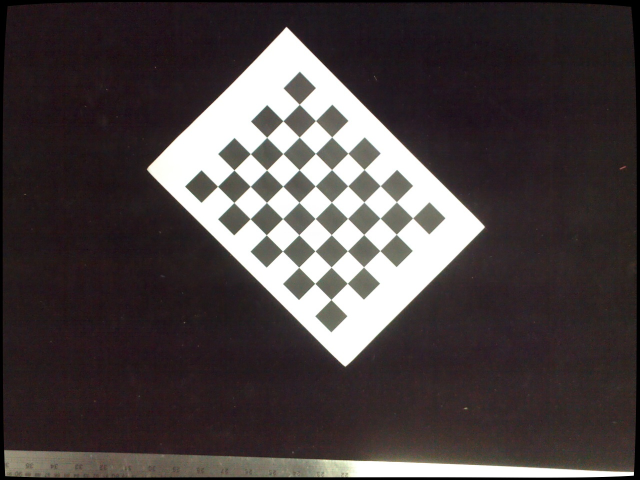
#> input picture checkers/3D/IMG_1_noflash.png, 1280 x 960 px, found by its file name (shown at 1/2 size)
$ python 3Dtransformation.py
#> lines starting #> are read from the running program, lines starting #| are printed output that depends on the picture; after the words box and inside, x2 and y2 are one past the last pixel; in counts of white or black regions, pixels touching at a corner belong together; long printed decimals are rounded
import cv2
import numpy as np


def get_trans(pixel_coords1, pixel_coords2, world_coords):
    # Set up the pixel and world coordinate systems
    # pixel_coords1 = np.array([[10, 20], [30, 40], [50, 60], [70, 80]], dtype=np.float32)
    # pixel_coords2 = np.array([[15, 25], [35, 45], [55, 65], [75, 85]], dtype=np.float32)
    # world_coords = np.array([[1, 2, 3], [4, 5, 6], [7, 8, 9], [10, 11, 12]], dtype=np.float32)

    # Estimate the essential matrix using cv2.findEssentialMat()
    E, _ = cv2.findEssentialMat(pixel_coords1, pixel_coords2, focal=1.0, pp=(0., 0.), method=cv2.RANSAC, prob=0.999,
                                threshold=1.0)

    # Recover the relative rotation and translation using cv2.recoverPose()
    _, R, t, _ = cv2.recoverPose(E, pixel_coords1, pixel_coords2, focal=1.0, pp=(0., 0.))

    # Set up the projection matrices for both cameras
    P1 = np.hstack((np.eye(3), np.zeros((3, 1))))  # projection matrix for camera 1
    P2 = np.hstack((R, t))  # projection matrix for camera 2

    print(f"P1: {P1}")
    print(f"P2: {P2}")

    # Compute the 3D world coordinates of the points using cv2.triangulatePoints()
    points_4d = cv2.triangulatePoints(P1, P2, pixel_coords1, pixel_coords2)
    # print(f"points_4d: {points_4d}")
    points_4d /= points_4d[3]  # normalize homogeneous coordinates
    world_coords_converted = points_4d[:3].T

    print(world_coords)  # should print the 3D world coordinates corresponding to the pixel coordinates in
    print(world_coords_converted)  # should print the 3D world coordinates corresponding to the pixel coordinates in

    _, trans, _ = cv2.estimateAffine3D(world_coords_converted, world_coords)

    return trans


def find_image_points(_file_name, draw_image_points=False):
    """
    Fin the image points on the picture of a checkerboard.
    :param _file_name: filename of the image
    :param draw_image_points: save the image with the corners drawn onto it
    :return: tuple with boolean if process was successful and image points if it was
    """
#> called with _file_name = 'checkers/3D/IMG_1_noflash.png', draw_image_points = True
    _imgp = None
    image = cv2.imread(_file_name)
#> image is the input picture: shape (960, 1280, 3); mean B, G, R 66.9, 66.3, 74.3
    gray = cv2.cvtColor(image, cv2.COLOR_BGR2GRAY)
    success, corners = cv2.findChessboardCorners(gray, (8, 6), None)
#> success = True; corners = 48 rows, first 8: [600.5, 208.5], [630.6, 241.6], [663, 275], [696, 307.5], [728.5, 339], [760.6, 371.5], [794.5, 403.5], [827.4, 438.1]
    if success:
        _imgp = cv2.cornerSubPix(gray,
                                 corners,
                                 (11, 11),
                                 (-1, -1),
                                 (cv2.TERM_CRITERIA_EPS + cv2.TERM_CRITERIA_MAX_ITER, 30, 0.001))

        if draw_image_points:
            cv2.drawChessboardCorners(image, (8, 6), _imgp, True)
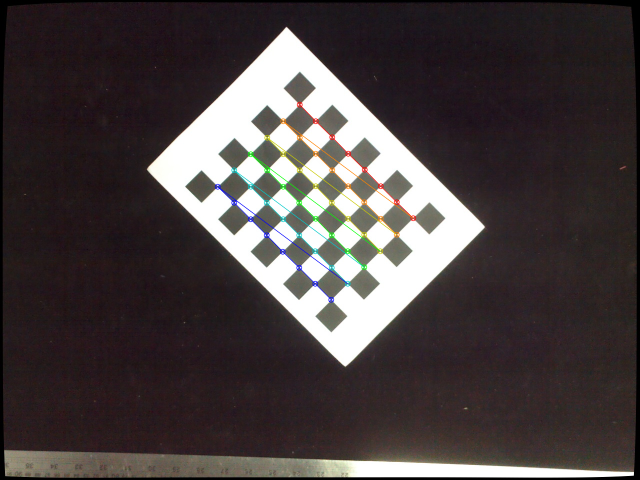
#> image: shape (960, 1280, 3) (shown at 1/2 size); 0.98% of pixels changed, all inside (x1, y1, x2, y2) = (429, 203, 833, 606)
            cv2.imwrite(f'{_file_name[:-4]}-corners.png', image)

    else:
        print('FAILED')

    return success, _imgp


def main():
    # Find corners for all distorted images
    file_name1 = "checkers/3D/IMG_1_noflash.png"
    file_name2 = "checkers/3D/IMG_2_noflash.png"
    # Find corners
    _, imgp1 = find_image_points(file_name1, draw_image_points=True)
#> imgp1 = 48 rows, first 8: [598.9, 209], [631.5, 241.7], [663.8, 274.4], [696.2, 306.8], [728.6, 339.4], [760.8, 371.8], [793.3, 404.1], [825.7, 436.3]
    _, imgp2 = find_image_points(file_name2, draw_image_points=True)
#> call 2 of find_image_points, with _file_name = 'checkers/3D/IMG_2_noflash.png', draw_image_points = True
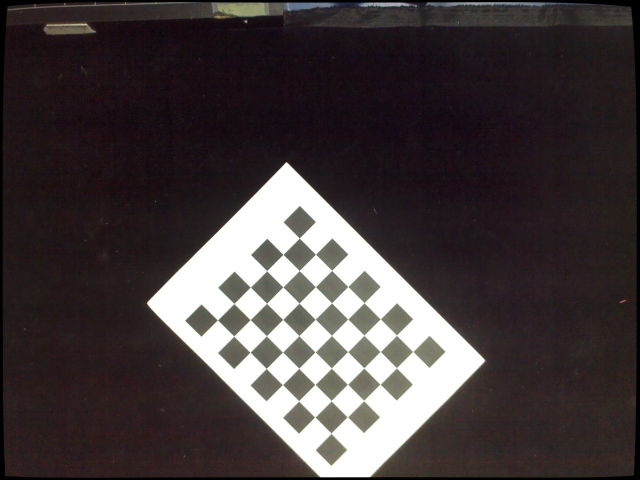
#> input picture checkers/3D/IMG_2_noflash.png, 1280 x 960 px, found by its file name (shown at 1/2 size)
#> in find_image_points, image is the input picture: shape (960, 1280, 3); mean B, G, R 60.8, 59.6, 67.6
#> in find_image_points (call 2), `success, corners = cv2.findChessboardCorners(gray, (8, 6), None)`: corners = 48 rows, first 8: [600.4, 477.4], [631.5, 509], [663.5, 540.7], [696, 573.5], [726.6, 605.9], [760, 638.5], [791.5, 671], [825.7, 703.1]
#> in find_image_points (call 2), `cv2.drawChessboardCorners(image, (8, 6), _imgp, True)`:
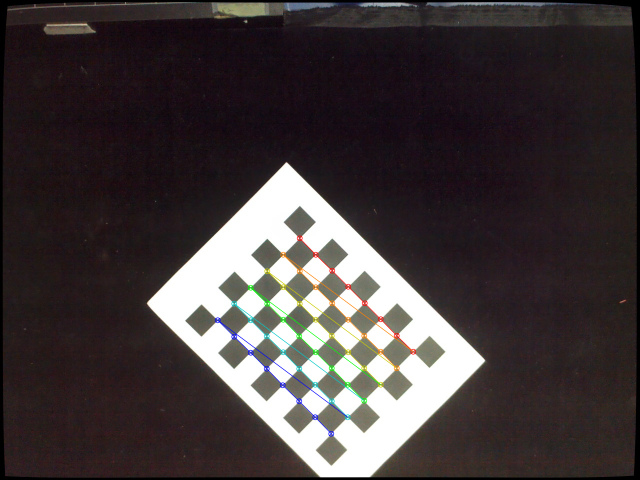
#> image: shape (960, 1280, 3) (shown at 1/2 size); 0.99% of pixels changed, all inside (x1, y1, x2, y2) = (429, 470, 833, 874)
#> imgp2 = 48 rows, first 8: [599, 476.5], [631.4, 508.8], [663.8, 541.1], [696.2, 573.5], [728.6, 605.8], [761, 638.3], [793.4, 670.7], [826, 703.4]

    # print(imgp1)
    # print(imgp2)

    y_p = 485.4
    x_p = 461
    # Construct the real world coordinates of all other corners
    objp = np.zeros((6 * 8, 3), np.float32)
    idx = 0
    for x in range(0, 6):
        for y in range(0, 8):
            objp[idx][0] = x_p - x * 24.4
            objp[idx][1] = y_p - y * 24.4
            objp[idx][2] = 100
            idx += 1

    trans = get_trans(imgp1, imgp2, objp)
#> in get_trans, `E, _ = cv2.findEssentialMat(pixel_coords1, pixel_coords2, focal=1.0, p..`: E = [[1.19e-05, 6.11e-05, -0.707], [-5.74e-05, 1.15e-07, 0.019], [0.707, -0.0218, 1.16e-05]]
#> in get_trans, `_, R, t, _ = cv2.recoverPose(E, pixel_coords1, pixel_coords2, focal=1...`: R = [[1, -0.00392, 1.66e-05], [0.00392, 1, 5.82e-06], [-1.66e-05, -5.76e-06, 1]]; t = [0.0269, 1, 8.07e-05]
#> in get_trans, `P2 = np.hstack((R, t))`: P2 = [[1, -0.00392, 1.66e-05, 0.0269], [0.00392, 1, 5.82e-06, 1], [-1.66e-05, -5.76e-06, 1, 8.07e-05]]
#| P2: [[ 9.99992298e-01 -3.92471720e-03  1.65555584e-05  2.68678368e-02]
#|  [ 3.92471710e-03  9.99992298e-01  5.82079888e-06  9.99638991e-01]
#|  [-1.65782758e-05 -5.75577816e-06  1.00000000e+00  8.06771556e-05]]
#> in get_trans, `world_coords_converted = points_4d[:3].T`: world_coords_converted = 48 rows, first 8: [2.22, 0.773, 0.0037], [2.34, 0.896, 0.00371], [2.47, 1.02, 0.00372], [2.59, 1.14, 0.00372], [2.71, 1.27, 0.00373], [2.84, 1.39, 0.00373], [2.96, 1.51, 0.00374], [3.08, 1.63, 0.00373]
#| [[2.216  0.7732 0.0037]
#|  [2.340  0.8956  0.003706]
#|  [2.467  1.020  0.003716]
#|  [2.590   1.141  0.00372]
#|  [2.715  1.265  0.003727]
#|  [2.838   1.387  0.003732]
#|  [2.962  1.509  0.003735 ]
#|  [3.082  1.629  0.003735]
#|  [2.092  0.8939   0.003694]
#|  [2.216  1.016  0.003701]
#|  [2.341   1.140  0.003709]
#|  [2.463  1.261  0.003712]
#> (further printed lines are left out)
#> in get_trans, `_, trans, _ = cv2.estimateAffine3D(world_coords_converted, world_coords)`: trans = [[115, -107.2, -198997.7, 1028.2], [-107.7, -99.91, 186347.9, 111.6], [-2.54e-13, 9.33e-14, 3.46e-09, 100]]

    print(trans)
#| [[ 1.14994841e+02 -1.07163016e+02 -1.98997675e+05  1.02822512e+03]
#|  [-1.07661695e+02 -9.99068873e+01  1.86347863e+05  1.11636878e+02]
#|  [-2.54207649e-13  9.33370067e-14  3.46043044e-09  1.00000000e+02]]


if __name__ == "__main__":
    main()

# center of checkerboard 400, 400
# checker width 24.4
# imag positions 1: 300, 300; 2: 400, 400
